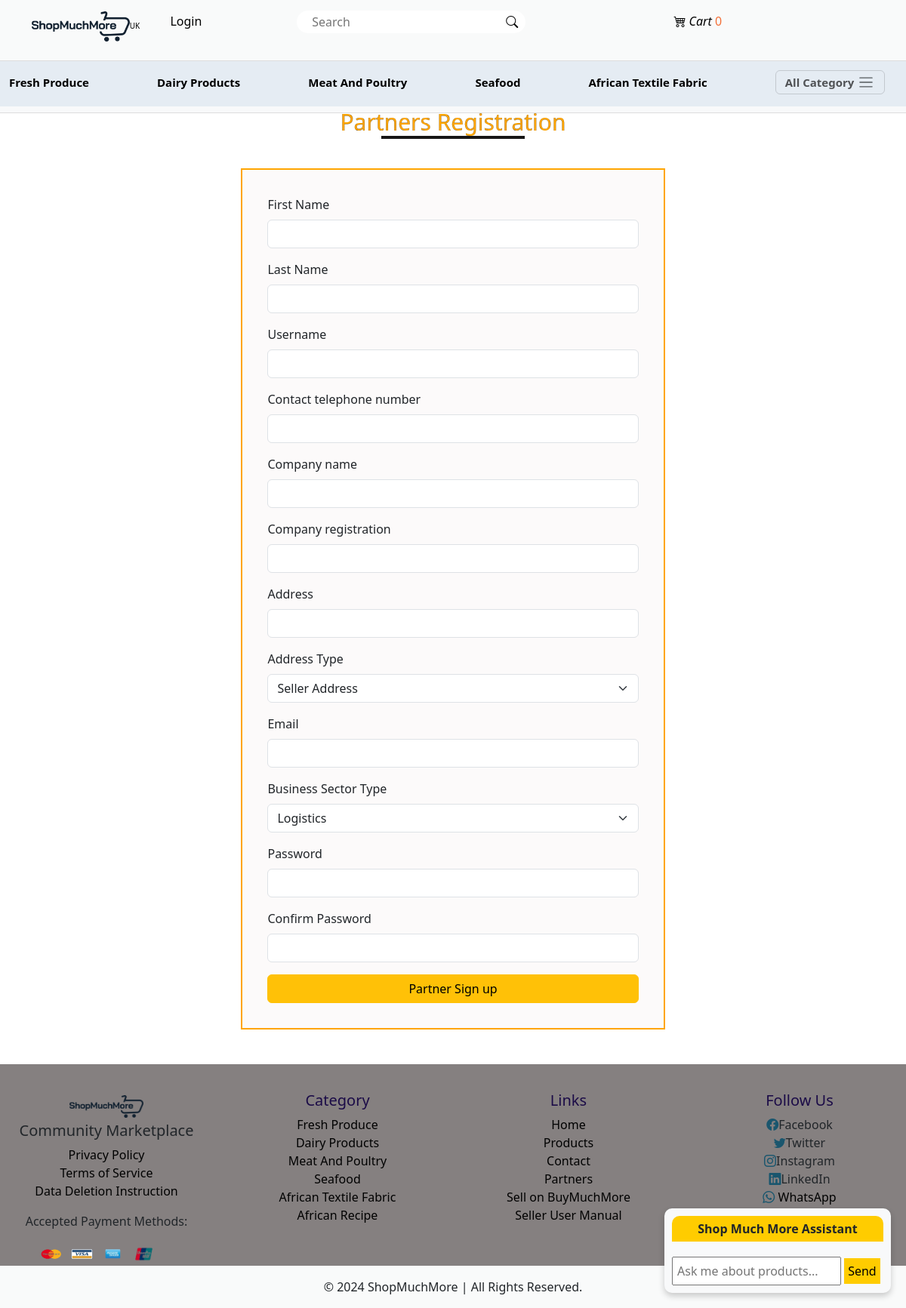
/partnerregistration, run on the app's committed database.
### main/models.py (models this page shows, shortened)
class AppInfo(models.Model):
    appname = models.CharField(max_length=50)
    logo = models.ImageField(upload_to='logo')
    carousel1 = models.ImageField(upload_to='carousel')
    carousel2 = models.ImageField(upload_to='carousel')
    carousel3 = models.ImageField(upload_to='carousel')
    banner = models.ImageField(upload_to='banner')
    copyright = models.IntegerField()

class Category(models.Model):
    brand = models.CharField(max_length=50)
    slug = models.SlugField(unique=True)
    description = models.TextField()
    pix = models.ImageField(upload_to='pix')

### main/views.py (the view, shortened to what this page needs)
# urls.py: path('partnerregistration', views.partnerregistration, name='partnerregistration'),
def partnerregistration(request):
    form = MerchantForm()
    return render(request, 'partnerregistration.html', {'form': form})

### main/forms.py
class MerchantForm(UserCreationForm):
    username = forms.CharField(max_length=50, required=True)
    first_name = forms.CharField(max_length=50, required=True)
    last_name = forms.CharField(max_length=50, required=True)
    email = forms.EmailField(required=True)
    phone = forms.CharField(max_length=50)
    class Meta:
        model = User
        fields = ['username', 'first_name', 'last_name', 'email', 'password1', 'password2']

### main/context_processor.py (called while the page is built)
def slick(request):
    info = AppInfo.objects.get(pk=1)
    categ = Category.objects.all()
    categs = FeatureItem.objects.all()
    context = {
        'info':info,
        'categ':categ,
        'categs':categs,
    }
    return context

def cart_total_quantity(request):
    if request.user.is_authenticated:
        total_quantity = Cart.objects.filter(user=request.user, paid=False).aggregate(total_quantity=Sum('quantity'))['total_quantity'] or 0
    else:
        total_quantity = 0
    return {'total_quantity': total_quantity}

### main/templates/partnerregistration.html (shortened to what this page needs)
{% extends 'base.html' %}
{% block header %} {% include 'header.html' %} {% endblock header %}
{% block content %}
<div class="container mt-4 mb-5">
  <div class="row">
    <h1 class="text-center title">Partners registration</h1>
    <div class="col-12 register">
      <form action="{% url 'partnerregistration' %}" method="POST">
        <div class="mb-3">
          <label for="first_name" class="form-label">First Name</label>
          <input type="text" name="first_name" class="form-control" id="first_name" aria-describedby="firstNameHelp">
        </div>
        <div class="mb-3">
          <label for="last_name" class="form-label">Last Name</label>
          <input type="text" name="last_name" class="form-control" id="last_name" aria-describedby="lastNameHelp">
        </div>
        <div class="mb-3">
          <label for="username" class="form-label">Username</label>
          <input type="text" name="username" class="form-control" id="username" aria-describedby="usernameHelp">
        </div>
        <div class="mb-3">
          <label for="phone" class="form-label">Contact telephone number</label>
          <input type="text" name="phone" class="form-control" id="phone" aria-describedby="phoneHelp">
        </div>
        <div class="mb-3">
          <label for="company_name" class="form-label">Company name</label>
          <input type="text" name="company_name" class="form-control" id="company_name" aria-describedby="companyNameHelp">
        </div>
        <div class="mb-3">
          <label for="company_registration" class="form-label">Company registration</label>
          <input type="text" name="company_registration" class="form-control" id="company_registration" aria-describedby="companyRegistrationHelp">
        </div>
        <div class="mb-3">
          <label for="address" class="form-label">Address</label>
          <input type="text" name="address" class="form-control" id="address" aria-describedby="addressHelp">
        </div>
        <div class="mb-3">
          <label for="address_type" class="form-label">Address Type</label>
          <select name="address_type" class="form-select" id="address_type">
            <option value="seller">Seller Address</option>
          </select>
        </div>
        <div class="mb-3">
          <label for="email" class="form-label">Email</label>
          <input type="email" name="email" class="form-control" id="email" aria-describedby="emailHelp">
        </div>
        <div class="mb-3">
          <label for="business_sector" class="form-label">Business Sector Type</label>
          <select name="business_sector" class="form-select" id="business_sector">
            <option value="Logistics">Logistics</option>
          </select>
        </div>
        <div class="mb-3">
          <label for="password1" class="form-label">Password</label>
          <input type="password" name="password1" class="form-control" id="password1" aria-describedby="passwordHelp">
        </div>
        <div class="mb-3">
          <label for="password2" class="form-label">Confirm Password</label>
          <input type="password" name="password2" class="form-control" id="password2" aria-describedby="confirmPasswordHelp">
        </div>
        <button type="submit" class="btn btn-warning">Partner Sign up</button>
      </form>
    </div>
  </div>
</div>
{% endblock content %}
{% block footer %} {% include 'footer.html' %} {% endblock footer %}

### main/templates/header.html (shortened to what this page needs)
{% load static %}
<body>
<nav class="navbar navbar-expand-lg">
    <div class="container">
      <a class="navbar-brand uk" href="{% url 'home' %}"><img src="{{info.logo.url}}" style="height: 40px;">UK</a>
      <div class="collapse navbar-collapse" id="navbarSupportedContent">
        <ul class="navbar-nav me-auto mb-2 mb-lg-0">
          {% if user.is_authenticated %}
          {% if user.merchant %}
          <li class="nav-item">
            <a class="nav-link text-nowrap kyc" href="{% url 'kyc_upload' %}">KYC Verify</a>
          </li>
          <li class="nav-item">
            <a class="nav-link text-nowrap dashboard" href="{% url 'staff_product_list' %}">Dashboard</a>
          </li>
          <li class="nav-item">
            <a class="nav-link text-nowrap create" href="{% url 'create_product' %}">Create Product</a>
          </li>
          {% endif %}
          <li class="nav-item dropdown">
            <a class="nav-link dropdown-toggle" href="#" role="button" data-bs-toggle="dropdown" aria-expanded="false">
              {% if user.customer %}
              <img src="{{user.customer.pix.url}}" style="height: 25px;">
              {% endif %}
              {% if request.user %}
              <span>{{user.username}}!</span>
              {% endif %}
            </a>
            <ul class="dropdown-menu">
              <li><a class="dropdown-item" href="{% url 'profile' %}">Profile</a></li>
              <li><a class="dropdown-item" href="{% url 'signout' %}">Logout</a></li>
            </ul>
          </li>
          {% else %}
          <li class="nav-item">
            <a class="nav-link" href="{% url 'signin' %}"> Login </a>
          </li>
          {% endif %}
          <form action="{% url 'search' %}" method="POST">
            <div class="search-container" style="position: relative; width: 100%;">
                <input type="text" placeholder="Search" name="search" style="width: 100%; padding-right: 40px;">
                <button type="submit" class="bi bi-search" style="position: absolute; right: 0; top: 0; height: 100%; border: none; background: none; padding: 0 10px; cursor: pointer;">
                </button>
            </div>
        </form>
                  <div>
                    <li class="nav-item carticon">
                        <a class="nav-link text-nowrap " href="{% url 'cart' %}">
                            <i class="bi bi-cart4 cartcount"> Cart</i>
                            <span class="cart-count">
                                {% if total_quantity %}
                                    {{ total_quantity }}
                                {% else %}
                                    0
                                {% endif %}
                            </span>
                        </a>
                    </li>
                </div>
            </div>
          </div>
        </nav>
        <nav class="navbar bg-body-tertiary categonav">
          <div class="container-fluid bar">
            {% for item in categ|slice:":5" %}
            <a class="navbar-brand" href="{% url 'category' item.id item.slug %}">{{item.brand|title}}</a>
            {% endfor %}
            <button class="navbar-toggler" type="button" data-bs-toggle="offcanvas" data-bs-target="#offcanvasNavbar" aria-controls="offcanvasNavbar" aria-label="Toggle navigation">
              <span class="allcateg">All Category</span> <span class="navbar-toggler-icon actaeg"></span>
            </button>
        </nav>
</body>

### main/templates/footer.html (shortened to what this page needs)
{% load static %}
<div class="footer mt-5">
    <div class="footer2-container">
      <div class="row">
        <div class="col-12 col-sm-6 col-md-6 col-lg-3 text-center">
          <div>
            <img src="{{info.logo.url}}" alt="Company Logo">
            <h5>Community Marketplace</h5>
            <ul class="list-unstyled">
              <li><a href="{% url 'privacy_policy' %}">Privacy Policy</a></li>
              <li><a href="{% url 'terms_service' %}">Terms of Service</a></li>
              <li><a href="{% url 'deletion_instruction' %}">Data Deletion Instruction</a></li>
            </ul>
            <div>
              <p>Accepted Payment Methods:</p>
              <div class="payment-logos">
                  <img src="{% static 'images/mastercard.png' %}" alt="Mastercard" class="payment-logo">
                  <img src="{% static 'images/visa.png' %}" alt="Visa" class="payment-logo">
                  <img src="{% static 'images/american_express.png' %}" alt="American Express" class="payment-logo">
                  <img src="{% static 'images/unionpay.png' %}" alt="UnionPay" class="payment-logo">
              </div>
            </div>
          </div>
        </div>
        <div class="col-12 col-sm-6 col-md-6 col-lg-3 text-center">
          <h2>Category</h2>
          <ul class="list-unstyled">
              {% for item in categ %}
              <li><a class="dropdown-item" href="{% url 'category' item.id item.slug %}">{{ item.brand|title }}</a></li>
              {% endfor %}
          </ul>
        </div>
        <div class="col-12 col-sm-6 col-md-6 col-lg-3 text-center">
          <h2>Links</h2>
          <ul class="list-unstyled">
            <li><a href="{% url 'home' %}">Home</a></li>
            <li><a href="{% url 'products' %}">Products</a></li>
            <li><a href="{% url 'contact' %}">Contact</a></li>
            <li><a href="{% url 'partnerregistration' %}">Partners</a></li>
            <li class="nav-item"><a class="nav-link text-nowrap" href="{% url 'merchregistration' %}">Sell on BuyMuchMore</a></li>
            <li><a href="{% url 'user_manual' %}">Seller User Manual</a></li>
          </ul>
        </div>
        <div class="col-12 col-sm-6 col-md-6 col-lg-3 text-center">
          <h2>Follow Us</h2>
          <ul class="list-unstyled">
            <li><i class="bi bi-facebook"></i>Facebook</li>
            <li><i class="bi bi-twitter"></i>Twitter</li>
            <li><i class="bi bi-instagram"></i>Instagram</li>
            <li><i class="bi bi-linkedin"></i>LinkedIn</li>
            <a href="https://wa.me/+2348034091166" target="_blank" >
              <i class="bi bi-whatsapp"></i> WhatsApp
          </a>
          </ul>
        </div>
      </div>
    </div>
    <div class="container-fluid">
      <div class="row text-center footer2">
        <div class="col-12">
          <p class="pt-3">&copy; <span>{{info.copyright}}</span> ShopMuchMore | All Rights Reserved.</p>
        </div>
      </div>
    </div>
</div>

### main/static/css/style.css (style rules this page uses)
* { padding: 0%; margin: 0%; box-sizing: border-box; }
.navbar { background-color: rgb(241, 245, 247); }
.navbar-nav .nav-link { color: black; font-weight: 500; margin-left: 28%; }
.navbar .uk { font-size: 10px; padding-bottom: 1.4%; }
.collapse .search-container { float: right; margin: 6px; padding-left: 140px; }
.payment-logos { display: flex; justify-content: center; align-items: center; gap: 1px; margin-top: 10px; }
.payment-logo { width: 40px; height: auto; }
.footer .payment-logos { display: flex; justify-content: center; align-items: center; gap: 2px; padding-right: 25px; }
.footer .payment-logo { width: 39px; height: 31px; }
.collapse .search-container input[type=text] { width: 330px; height: 30px; border-radius: 25px; border: black; padding-left: 20px; }
.collapse .bi-search { background-color: none; color: none; border: none; }
.cart-count { color: rgb(243, 111, 55) !important; }
.title { text-transform: capitalize; color: orange; font-weight: 400; font-size: 30px; display: inline-block !important; -webkit-text-stroke: 0.2px rgb(30, 29, 29); padding-left: 40%; }
.title::after { content: ''; display: block; width: 190px; height: 4px; background-color: rgb(23, 22, 22); margin-left: auto; margin-right: auto; }
.footer { background-color: #858080; padding-top: 3%; }
.footer img { height: 40px; }
.footer h2 { text-transform: capitalize; color: rgb(27, 11, 71); font-size: 20px; }
.footer ul a { text-decoration: none; color: black; }
.footer ul i { color: rgb(26, 86, 110); }
.footer img { padding: 5px; }
.footer2 { background: rgb(249, 250, 250); }
.footer2 p { font-weight: 500; text-transform: capitalize; }
.register form { width: 50%; margin-left: 25%; margin-right: 25%; outline: 2px solid orange; padding: 3%; margin-top: 3%; background-color: #fcfafa; }
.register button { width: 100%; }
.carticon { padding-bottom: 10% !important; padding-left: 160px !important; }
.categonav .bar { height: 8vh; background-color: #e5ecf3 !important; }
.categonav a { font-size: 15px !important; font-style: normal; font-weight: 600; }
.categonav span { font-size: 15px !important; font-style: normal; font-weight: 600; }

### main/templates/header.html (style rules this page uses)
body { padding-top: 120px; }
.navbar { position: fixed; top: 0; width: 100%; z-index: 1030; background: rgb(249, 250, 250); border-bottom: 1px solid #ddd; }
.categonav { position: fixed; top: 68px; width: 100%; z-index: 1020; background-color: #f8f9fa; border-top: 1px solid #ddd; border-bottom: 1px solid #ddd; }
.container-fluid.bar { display: flex; justify-content: space-between; align-items: center; }
.navbar-toggler { margin-right: 1rem; }

### data on the page
AppInfo: logo (picture), copyright "2024"
Category: brand "Fresh Produce"
Category: brand "Dairy Products"
Category: brand "Meat And Poultry"
Category: brand "Seafood"
Category: brand "African Textile Fabric"
Category: brand "African Recipe"
